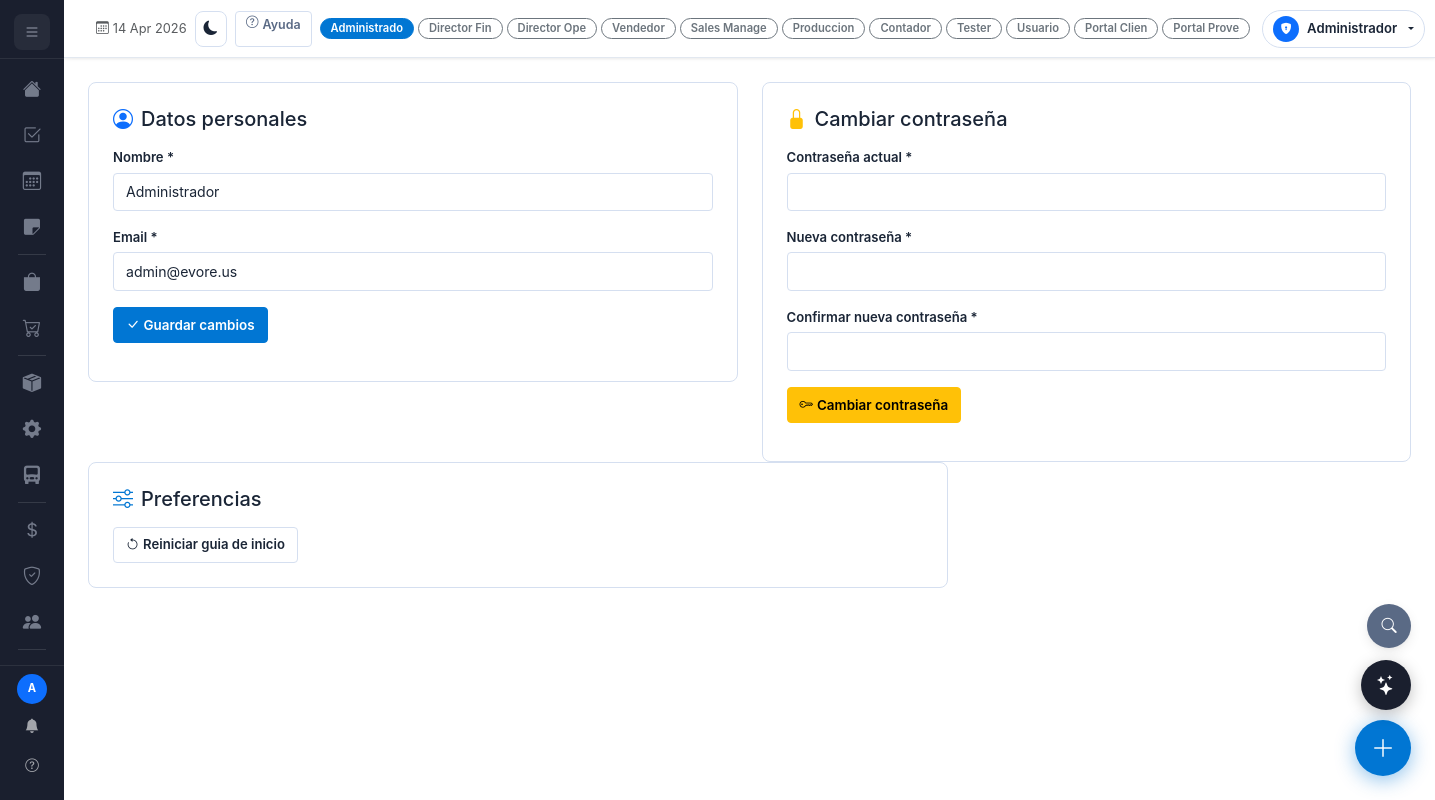
Screenshot of /perfil (signed in) with the database file from the repository.
### models.py (models this page shows, shortened)
class User(UserMixin, db.Model):
    __tablename__ = 'users'
    id                  = db.Column(db.Integer, primary_key=True)
    nombre              = db.Column(db.String(100), nullable=False)
    email               = db.Column(db.String(120), unique=True, nullable=False)
    password_hash       = db.Column(db.String(256), nullable=False)
    rol                 = db.Column(db.String(20), default='usuario')
    activo              = db.Column(db.Boolean, default=True)
    company_id          = db.Column(db.Integer, db.ForeignKey('companies.id'), nullable=True, index=True)  # default company
    modulos_permitidos  = db.Column(db.Text, default='[]')   # JSON list
    roles_asignados     = db.Column(db.Text, default='[]')   # JSON list: roles multiples asignados
    creado_en           = db.Column(db.DateTime, default=datetime.utcnow)
    onboarding_dismissed = db.Column(db.Boolean, default=False)
    onboarding_step      = db.Column(db.Integer, default=0)
    onboarding_role_config = db.Column(db.Text, default='{}')
    cliente_id           = db.Column(db.Integer, db.ForeignKey('clientes.id'), nullable=True)
    proveedor_id        = db.Column(db.Integer, db.ForeignKey('proveedores.id'), nullable=True)

class UserCompany(db.Model):
    __tablename__ = 'user_companies'
    id                  = db.Column(db.Integer, primary_key=True)
    user_id             = db.Column(db.Integer, db.ForeignKey('users.id'), nullable=False, index=True)
    company_id          = db.Column(db.Integer, db.ForeignKey('companies.id'), nullable=False, index=True)
    rol                 = db.Column(db.String(20), default='usuario')
    roles_asignados     = db.Column(db.Text, default='[]')
    modulos_permitidos  = db.Column(db.Text, default='[]')
    activo              = db.Column(db.Boolean, default=True)
    creado_en           = db.Column(db.DateTime, default=datetime.utcnow)
    user                = db.relationship('User', backref=db.backref('company_memberships', lazy=True))
    company             = db.relationship('Company', backref=db.backref('members', lazy=True))
    __table_args__      = (db.UniqueConstraint('user_id', 'company_id', name='uq_user_company'),)

### routes/auth.py (the view, shortened to what this page needs)
    @app.route('/perfil', methods=['GET','POST'])
    @login_required
    def perfil():
        return render_template('perfil.html')

### models.py (called while the page is built)
@login_manager.user_loader
def load_user(uid): return db.session.get(User, int(uid))

### utils.py (called while the page is built, shortened)
def _get_rol_activo(user):
    if not user or not user.is_authenticated:
        return 'usuario'
    try:
        rol_session = session.get('rol_activo')
    except RuntimeError:
        rol_session = None
    if rol_session and rol_session in _get_roles_usuario(user):
        return rol_session
    try:
        active_cid = session.get('active_company_id')
    except RuntimeError:
        active_cid = None
    if active_cid:
        try:
            from models import UserCompany
            uc = UserCompany.query.filter_by(user_id=user.id, company_id=active_cid, activo=True).first()
            if uc:
                return uc.rol
        except Exception:
            pass
    return user.rol

def _cached_count(key, query_fn, user_id):
    import time
    cache_key = f'{key}_{user_id}'
    now = time.time()
    if cache_key in _inject_cache and now - _inject_cache[cache_key][1] < _INJECT_CACHE_TTL:
        return _inject_cache[cache_key][0]
    result = query_fn()
    _inject_cache[cache_key] = (result, now)
    return result

def inject_globals():
    try:
        return _inject_globals_inner()
    except Exception as e:
        logging.warning(f'inject_globals error: {e}')
        return {'now': datetime.utcnow(), 'modulos_user': [], 'notif_count': 0,
                'empresa_cliente_nombre': None, 'empresa_proveedor_nombre': None,
                'onboarding': None, 'rol_activo': 'usuario', 'roles_disponibles': [],
                'rol_labels': _ROL_LABELS, 'rol_icons': _ROL_ICONS,
                'tareas_pend': 0, 'aprob_pend': 0,
                'active_company': None, 'is_platform_admin': False,
                'company_name': 'Evore', 'company_config': COMPANY,
                'nit_label': 'NIT', 'currency_code': 'COP'}

def _modulos_user(user):
    if not user or not user.is_authenticated: return []
    rol_activo = _get_rol_activo(user)
    if rol_activo == 'admin': return _MODULOS_TODOS

### templates/perfil.html (shortened to what this page needs)
{% extends 'base.html' %}
{% block content %}
<div class="row g-4">
  <div class="col-md-6">
    <div class="fc">
      <h5 class="mb-3"><i class="bi bi-person-circle me-2 text-primary"></i>Datos personales</h5>
      <form method="POST" action="{{ url_for('perfil') }}">
        <div class="row g-3">
          <div class="col-12"><label class="form-label">Nombre *</label>
            <input type="text" name="nombre" class="form-control" value="{{ current_user.nombre }}" required></div>
          <div class="col-12"><label class="form-label">Email *</label>
            <input type="email" name="email" class="form-control" value="{{ current_user.email }}" required></div>
        </div>
        <div class="mt-3">
          <button type="submit" class="btn btn-primary"><i class="bi bi-check-lg me-1"></i>Guardar cambios</button>
        </div>
      </form>
    </div>
  </div>
  <div class="col-md-6">
    <div class="fc">
      <h5 class="mb-3"><i class="bi bi-lock-fill me-2 text-warning"></i>Cambiar contraseña</h5>
      <form method="POST" action="{{ url_for('perfil') }}">
        <div class="row g-3">
          <div class="col-12"><label class="form-label">Contraseña actual *</label>
            <input type="password" name="password_actual" class="form-control" required></div>
          <div class="col-12"><label class="form-label">Nueva contraseña *</label>
            <input type="password" name="password_nueva" class="form-control" minlength="6" required></div>
          <div class="col-12"><label class="form-label">Confirmar nueva contraseña *</label>
            <input type="password" name="password_confirmar" class="form-control" minlength="6" required></div>
        </div>
        <div class="mt-3">
          <button type="submit" class="btn btn-warning"><i class="bi bi-key me-1"></i>Cambiar contraseña</button>
        </div>
      </form>
    </div>
  </div>
  </div>
  <div class="col-12">
    <div class="fc">
      <h5 class="mb-3"><i class="bi bi-sliders me-2" style="color:var(--ac)"></i>Preferencias</h5>
      <form method="POST" action="{{ url_for('onboarding_reset') }}" class="d-inline">
        <button type="submit" class="btn btn-ghost btn-sm"><i class="bi bi-arrow-counterclockwise me-1"></i>Reiniciar guia de inicio</button>
      </form>
    </div>
  </div>
</div>{% endblock %}

### templates/base.html (shortened to what this page needs)
<html lang="es" id="htmlRoot"><head>
<link href="https://cdn.jsdelivr.net/npm/bootstrap@5.3.2/dist/css/bootstrap.min.css" rel="stylesheet">
<link href="https://cdn.jsdelivr.net/npm/bootstrap-icons@1.11.3/font/bootstrap-icons.css" rel="stylesheet" media="print" onload="this.media='all'">
</head><body class="{% if request.args.get('_embed') == '1' %}embed-mode{% endif %}">
<nav id="sb" role="navigation" aria-label="Menu principal">
  <div class="sb-brand">
    <button id="sb-expand" onclick="toggleSidebar()" title="Expandir menu">
      <i class="bi bi-list" id="sb-expand-icon"></i>
    </button>
  </div>
  <div class="sb-nav" style="overflow-y:auto;flex:1">
    {% set m=modulos_user %}
    <a href="#" class="nav-link dock-group {% if request.endpoint=='dashboard' %}active" aria-current="page{% endif %}" data-tip="Home" aria-label="Home" data-dock-panel="home"><i class="bi bi-house-fill"></i><span>Home</span></a>
    {% if 'tareas' in m %}<a href="#" class="nav-link dock-group " data-tip="Tickets" aria-label="Tickets" data-dock-panel="tickets" style="position:relative"><i class="bi bi-check2-square"></i></a>{% endif %}
    {% if 'calendario' in m %}<a href="#" class="nav-link dock-group " data-tip="Calendario" aria-label="Calendario" data-dock-panel="calendario"><i class="bi bi-calendar3"></i></a>{% endif %}
    {% if 'notas' in m %}<a href="#" class="nav-link dock-group " data-tip="Notas" aria-label="Notas" data-dock-panel="notas"><i class="bi bi-sticky-fill"></i></a>{% endif %}
    <div class="dock-div"></div>
    {% if 'clientes' in m or 'ventas' in m or 'cotizaciones' in m %}
    <a href="{{ url_for('ventas') }}" class="nav-link dock-group " data-tip="Comercial" aria-label="Comercial"
       data-dock-panel="comercial"><i class="bi bi-bag-fill"></i><span>Comercial</span></a>
    {% endif %}
    {% if 'clientes' in m or 'ordenes_compra' in m or 'produccion' in m %}
    <a href="{{ url_for('ordenes_compra') }}" class="nav-link dock-group " data-tip="Compras" aria-label="Compras"
       data-dock-panel="compras"><i class="bi bi-cart-check"></i><span>Compras</span></a>
    {% endif %}
    <div class="dock-div"></div>
    {% if 'inventario' in m or 'produccion' in m %}
    {% if 'inventario' in m %}<a href="#" class="nav-link dock-group " data-tip="Inventario" aria-label="Inventario" data-dock-panel="inventario"><i class="bi bi-box-seam-fill"></i></a>{% endif %}
    {% if 'produccion' in m %}<a href="{{ url_for('produccion_index') }}" class="nav-link dock-group " data-tip="Produccion" aria-label="Produccion"
       data-dock-panel="produccion"><i class="bi bi-gear-fill"></i><span>Produccion</span></a>{% endif %}
    {% endif %}
    {% if 'inventario' in m or 'produccion' in m or 'clientes' in m %}
    <a href="{{ url_for('proveedores', tipo_f='transportista') }}" class="nav-link dock-group " data-tip="Logistica" aria-label="Logistica"
       data-dock-panel="logistica"><i class="bi bi-truck-front-fill"></i><span>Logistica</span></a>
    {% endif %}
    <div class="dock-div"></div>
    {% if 'finanzas' in m or rol_activo in ('admin','director_financiero','contador') %}
    <a href="{{ url_for('contable_index') }}" class="nav-link dock-group " data-tip="Finanzas" aria-label="Finanzas"
       data-dock-panel="finanzas"><i class="bi bi-currency-dollar"></i><span>Finanzas</span></a>
    {% endif %}
    {% if 'legal' in m or rol_activo in ('admin','director_financiero','director_operativo') %}
    <a href="#" class="nav-link dock-group {% if 'legal' in request.endpoint %}active" aria-current="page{% endif %}" data-tip="Legal" aria-label="Legal" data-dock-panel="legal"><i class="bi bi-shield-check"></i><span>Legal</span></a>
    {% endif %}
    {% if 'nomina' in m %}<a href="#" class="nav-link dock-group " data-tip="Nomina" aria-label="Nomina" data-dock-panel="nomina"><i class="bi bi-people-fill"></i></a>{% endif %}
    <div class="dock-div"></div>
    {% if rol_activo in ('admin','director_financiero','director_operativo') %}
    <a href="#" class="nav-link dock-group " data-tip="Aprobaciones" aria-label="Aprobaciones" data-dock-panel="aprobaciones" style="position:relative"></a>
    {% endif %}
  </div>
  <div class="sb-foot">
    <div class="d-flex align-items-center justify-content-between mb-1">
      <div class="d-flex align-items-center gap-2">
        <div class="rounded-circle bg-primary d-flex align-items-center justify-content-center text-white fw-bold"
             style="width:31px;height:31px;font-size:.8rem;flex-shrink:0">{{ current_user.nombre[0].upper() }}</div>
      </div>
      <div class="d-flex flex-column gap-1 align-items-center">
        <button class="notif-btn" id="notifBtn" onclick="toggleNotif(event)" title="Notificaciones">
          <i class="bi bi-bell-fill"></i>
        </button>
        <button class="notif-btn" onclick="if(window.iniciarObContextual){iniciarObContextual()}else{alert('Tutorial no disponible. Recarga la pagina.')}" title="Tutorial" style="font-size:.85rem">
          <i class="bi bi-question-circle"></i>
        </button>
      </div>
    </div>
  </div>
</nav>
{% set m=modulos_user %}
<div id="main" role="main">
  <div class="topbar" role="banner">
    <div class="topbar-right d-flex align-items-center gap-2 ms-auto">
      <span class="text-muted d-none d-md-inline" style="font-size:.8rem;white-space:nowrap"><i class="bi bi-calendar3 me-1"></i>{{ now.strftime('%d %b %Y') }}</span>
      <button class="btn btn-sm btn-ghost d-none d-md-inline-flex align-items-center"
              style="padding:.3rem .5rem;border-radius:8px;border:1px solid var(--border)"
              onclick="toggleTheme()" title="Cambiar tema">
        <i class="bi bi-sun-fill" id="themeIcon" style="font-size:.9rem"></i>
      </button>
<button class="btn btn-sm d-none d-md-inline-flex" style="background:none;border:1px solid var(--border);color:var(--text2);padding:4px 10px;font-size:.78rem" onclick="if(window.iniciarObContextual){iniciarObContextual()}else{alert('Recarga la pagina')}" title="Ver tutorial">
        <i class="bi bi-question-circle me-1"></i>Ayuda
      </button>
      {% if roles_disponibles|length > 1 %}
      <div class="d-none d-md-flex align-items-center gap-1" style="margin-right:4px">
        {% for r in roles_disponibles %}
        <a href="#" onclick="event.preventDefault();var f=document.createElement('form');f.method='POST';f.action='{{ url_for('cambiar_rol') }}';var ri=document.createElement('input');ri.type='hidden';ri.name='rol';ri.value='{{ r }}';f.appendChild(ri);var c=document.createElement('input');c.type='hidden';c.name='_csrf_token';c.value=document.querySelector('meta[name=csrf-token]').content;f.appendChild(c);document.body.appendChild(f);f.submit();"
           class="btn btn-sm {% if r == rol_activo %}btn-primary{% else %}btn-outline-secondary{% endif %}"
           style="font-size:.7rem;padding:2px 10px;border-radius:20px;min-height:auto;line-height:1.4">
          {{ rol_labels.get(r, r)[:12] }}
        </a>
        {% endfor %}
      </div>
      {% endif %}
      <div class="dropdown">
        <button class="btn btn-sm dropdown-toggle d-flex align-items-center gap-2" style="background:none;border:1px solid var(--border);padding:5px 10px;border-radius:20px;color:var(--text)" data-bs-toggle="dropdown">
          <div class="rounded-circle bg-primary d-flex align-items-center justify-content-center text-white fw-bold" style="width:26px;height:26px;font-size:.72rem;flex-shrink:0"><i class="bi {{ rol_icons.get(rol_activo, 'bi-person') }}" style="font-size:.7rem"></i></div>
          <span class="d-none d-md-inline" style="font-size:.82rem;font-weight:600;max-width:120px;overflow:hidden;text-overflow:ellipsis;white-space:nowrap">{{ rol_labels.get(rol_activo, rol_activo) }}</span>
        </button>
      </div>
    </div>
  </div>
  <div class="content">
    {% block content %}{% endblock %}
  </div>
<button id="diagBtn" onclick="abrirBuscador()" title="Buscador global (Ctrl+K)"><i class="bi bi-search"></i></button>
<button class="fab" id="btnFAB" title="Acciones rápidas" data-bs-toggle="modal" data-bs-target="#modalQuickActions" aria-label="Acciones rápidas">
  <i class="bi bi-plus-lg"></i>
</button>
{% if current_user.is_authenticated %}
<button id="aiFab" onclick="aiToggle()" title="Asistente IA" style="position:fixed;bottom:90px;right:24px;z-index:1040;width:50px;height:50px;border-radius:50%;background:var(--sb);color:#fff;border:none;box-shadow:0 4px 16px rgba(0,0,0,.25);cursor:pointer;display:flex;align-items:center;justify-content:center;font-size:1.25rem;transition:all .2s" onmouseover="this.style.transform='scale(1.1)'" onmouseout="this.style.transform='scale(1)'">
  <i class="bi bi-stars"></i>
</button>
{% endif %}
</body></html>

### rows the page displays
User: nombre "A", nombre "Administrador", email "admin@evore.us"
UserCompany: get "Administrador"

### other values shown
{{ now.strftime('%d %b %Y') }} "14 Apr 2026"
{{ rol_labels.get(r, r)[:12] }} "Administrado" "Director Fin" "Director Ope" "Vendedor" "Sales Manage" "Produccion" "Contador" "Tester" "Usuario" "Portal Clien" "Portal Prove"
